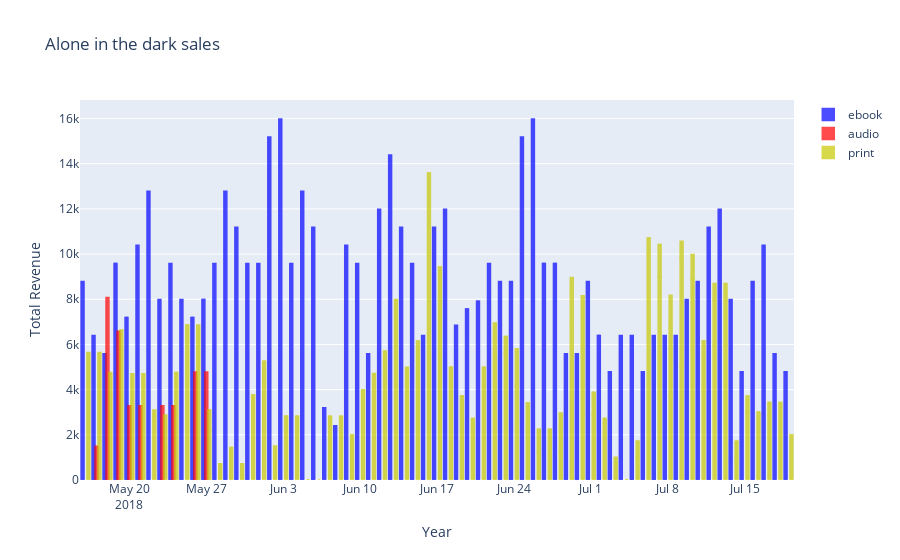

The notebook cell this image was saved under:
### Markdown cell above
Important Points:

Audio sales for 'Alone in the dark' were not as consistent as it's print and ebook counterparts. 
Ebook sales seem to dominate the shares in the revenue.
Print sales were consistent but the peaks were more or less seasonal.

From the plot, I observed that there was no revenue generated through audio sales between June 2018 and mid-July 2018. To further validate my observation, I plotted the following graph.

### Code cell
df_alone_in_the_dark_print = df_alone_in_the_dark_print[df_alone_in_the_dark_print['fromdate'] > '2018-05-15']
df_alone_in_the_dark_print = df_alone_in_the_dark_print[df_alone_in_the_dark_print['fromdate'] < '2018-07-20']


df_alone_in_the_dark_ebook = df_alone_in_the_dark_ebook[df_alone_in_the_dark_ebook['fromdate'] > '2018-05-15']
df_alone_in_the_dark_ebook = df_alone_in_the_dark_ebook[df_alone_in_the_dark_ebook['fromdate'] < '2018-07-20']


df_alone_in_the_dark_audio = df_alone_in_the_dark_audio[df_alone_in_the_dark_audio['fromdate'] > '2018-05-15']
df_alone_in_the_dark_audio = df_alone_in_the_dark_audio[df_alone_in_the_dark_audio['fromdate'] < '2018-07-20']




trace1 = go.Bar(
                x = df_alone_in_the_dark_print['fromdate'],
                y = df_alone_in_the_dark_print['totalrevenue'],
                name = "print", opacity = 0.7,
                marker = dict(color = 'rgb(200, 200, 0)',
                             line=dict(color='rgb(200, 200, 0)',width=1.5))
                )

trace2 = go.Bar(
                x = df_alone_in_the_dark_ebook['fromdate'],
                y = df_alone_in_the_dark_ebook['totalrevenue'],
                name = "ebook", opacity = 0.7,
                marker = dict(color = 'rgb(0, 0, 255)',
                              line=dict(color='rgb(0, 0, 255)',width=1.5)))

trace3 = go.Bar(
                x = df_alone_in_the_dark_audio['fromdate'],
                y = df_alone_in_the_dark_audio['totalrevenue'],
                name = "audio", opacity = 0.7,
                marker = dict(color = 'rgb(255, 0, 0)',
                              line=dict(color='rgb(255,0,0)',width=1.5)))

layout = go.Layout(hovermode= 'closest', title = 'Alone in the dark sales' , xaxis = dict(title = 'Year'), yaxis = dict(title = 'Total Revenue'))
fig = go.Figure(data =  [trace2,trace3,trace1], layout = layout)
fig.show()

### Figure 1 — Plotly figure (JSON) as saved in the notebook; plotly's stock layout.template omitted (floating-point values rounded to 4 significant figures; data arrays with more than 128 entries replaced by an {"elided": "..."} marker saying what was removed)
{"data": [{"marker": {"color": "rgb(0, 0, 255)", "line": {"color": "rgb(0, 0, 255)", "width": 1.5}}, "name": "ebook", "opacity": 0.7, "type": "bar", "x": ["2018-05-16T00:00:00", "2018-05-17T00:00:00", "2018-05-18T00:00:00", "2018-05-19T00:00:00", "2018-05-19T00:00:00", "2018-05-20T00:00:00", "2018-05-20T00:00:00", "2018-05-21T00:00:00", "2018-05-22T00:00:00", "2018-05-23T00:00:00", "2018-05-24T00:00:00", "2018-05-25T00:00:00", "2018-05-26T00:00:00", "2018-05-26T00:00:00", "2018-05-27T00:00:00", "2018-05-27T00:00:00", "2018-05-28T00:00:00", "2018-05-29T00:00:00", "2018-05-30T00:00:00", "2018-05-31T00:00:00", "2018-06-01T00:00:00", "2018-06-02T00:00:00", "2018-06-03T00:00:00", "2018-06-04T00:00:00", "2018-06-05T00:00:00", "2018-06-06T00:00:00", "2018-06-07T00:00:00", "2018-06-08T00:00:00", "2018-06-09T00:00:00", "2018-06-10T00:00:00", "2018-06-11T00:00:00", "2018-06-12T00:00:00", "2018-06-13T00:00:00", "2018-06-14T00:00:00", "2018-06-15T00:00:00", "2018-06-16T00:00:00", "2018-06-17T00:00:00", "2018-06-18T00:00:00", "2018-06-19T00:00:00", "2018-06-20T00:00:00", "2018-06-20T00:00:00", "2018-06-21T00:00:00", "2018-06-21T00:00:00", "2018-06-22T00:00:00", "2018-06-23T00:00:00", "2018-06-24T00:00:00", "2018-06-25T00:00:00", "2018-06-26T00:00:00", "2018-06-27T00:00:00", "2018-06-27T00:00:00", "2018-06-28T00:00:00", "2018-06-28T00:00:00", "2018-06-29T00:00:00", "2018-06-30T00:00:00", "2018-07-01T00:00:00", "2018-07-02T00:00:00", "2018-07-02T00:00:00", "2018-07-03T00:00:00", "2018-07-03T00:00:00", "2018-07-04T00:00:00", "2018-07-05T00:00:00", "2018-07-06T00:00:00", "2018-07-07T00:00:00", "2018-07-08T00:00:00", "2018-07-09T00:00:00", "2018-07-10T00:00:00", "2018-07-11T00:00:00", "2018-07-12T00:00:00", "2018-07-13T00:00:00", "2018-07-14T00:00:00", "2018-07-15T00:00:00", "2018-07-16T00:00:00", "2018-07-17T00:00:00", "2018-07-18T00:00:00", "2018-07-19T00:00:00"], "y": [8789, 6392, 5593, 9588, 0, 7191, 0, 10387, 12784, 7990, 9588, 7990, 7191, 0, 7990, 0, 9588, 12784, 11186, 9588, 9588, 15181, 15980, 9588, 12784, 11186, 3196, 2397, 10387, 9588, 5593, 11985, 14382, 11186, 9588, 6392, 11186, 11985, 6848, 7569, 0, 7912, 0, 9588, 8789, 8789, 15181, 15980, 9588, 0, 9588, 0, 5593, 5593, 8789, 6392, 0, 4794, 0, 6392, 6392, 4794, 6392, 6392, 6392, 7990, 8789, 11186, 11985, 7990, 4794, 8789, 10387, 5593, 4794]}, {"marker": {"color": "rgb(255, 0, 0)", "line": {"color": "rgb(255,0,0)", "width": 1.5}}, "name": "audio", "opacity": 0.7, "type": "bar", "x": ["2018-05-17T00:00:00", "2018-05-18T00:00:00", "2018-05-19T00:00:00", "2018-05-20T00:00:00", "2018-05-21T00:00:00", "2018-05-23T00:00:00", "2018-05-24T00:00:00", "2018-05-26T00:00:00", "2018-05-27T00:00:00"], "y": [1495, 8075, 6580, 3290, 3290, 3290, 3290, 4785, 4785]}, {"marker": {"color": "rgb(200, 200, 0)", "line": {"color": "rgb(200, 200, 0)", "width": 1.5}}, "name": "print", "opacity": 0.7, "type": "bar", "x": {"elided": "174 str values"}, "y": {"elided": "174 int values"}}], "layout": {"hovermode": "closest", "title": {"text": "Alone in the dark sales"}, "xaxis": {"title": {"text": "Year"}}, "yaxis": {"title": {"text": "Total Revenue"}}}}
